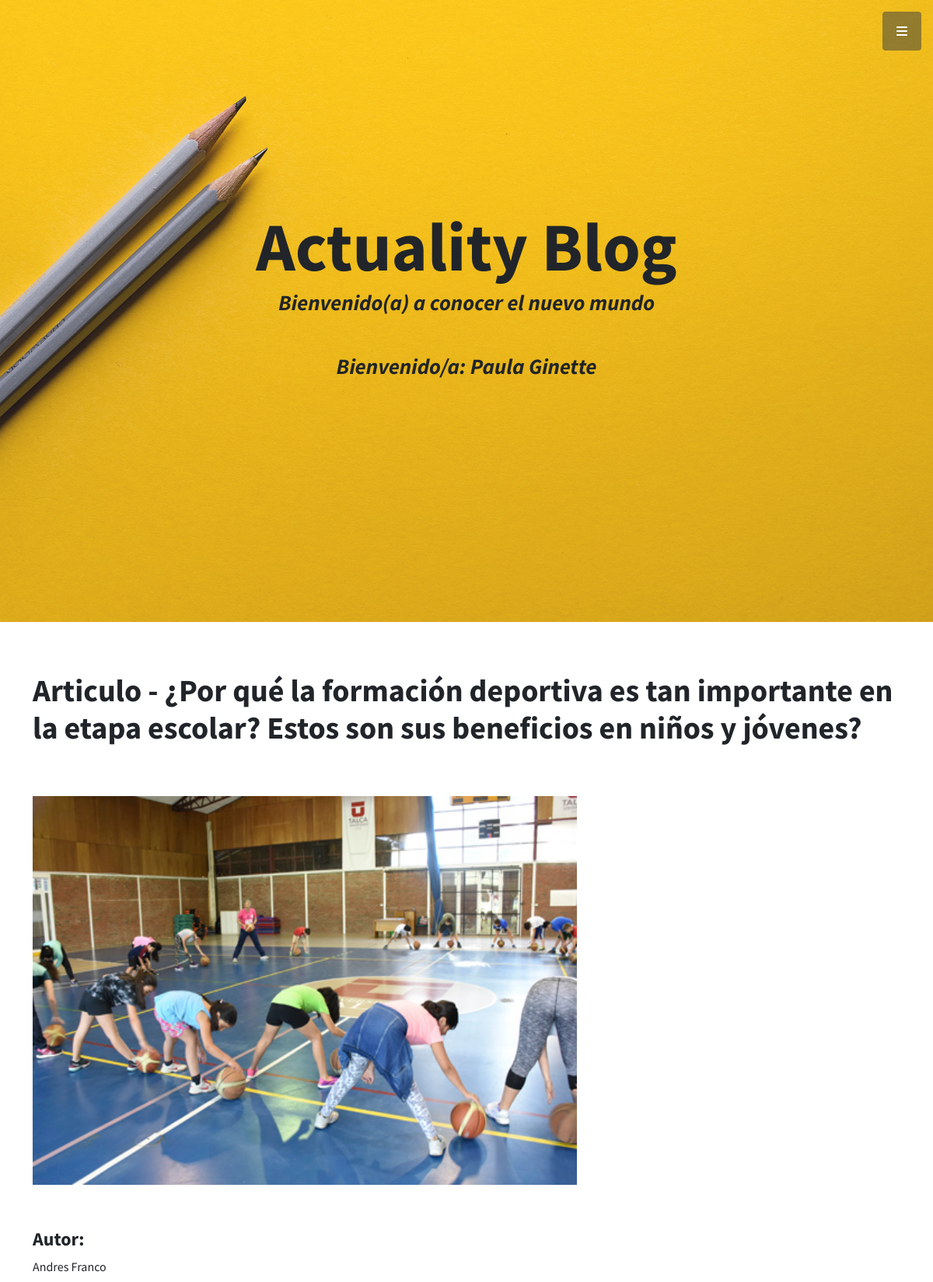
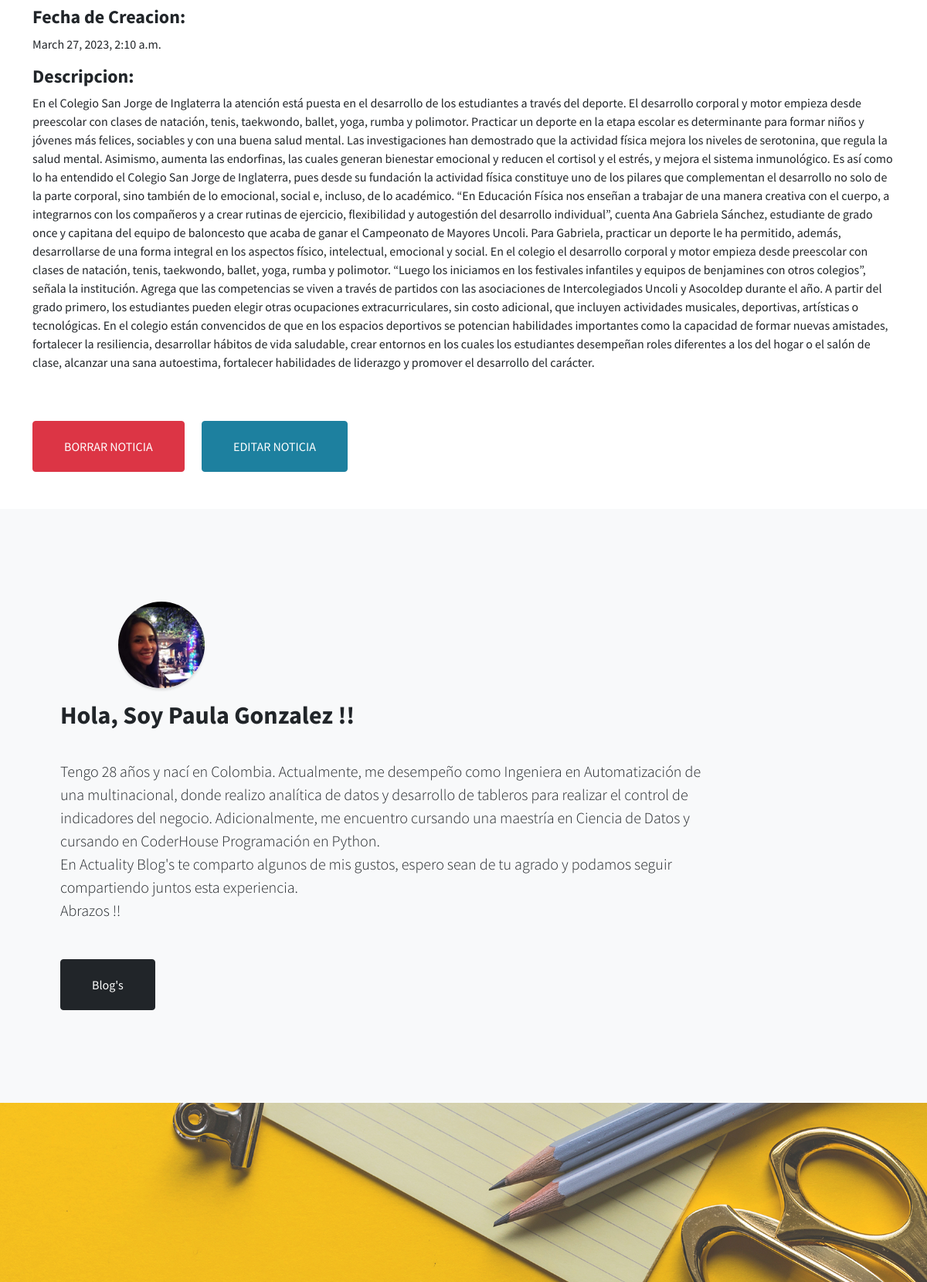
The page /entrenamientoDetalle/6/ (signed in, upper part) on the database its author committed (2 pictures, top to bottom).
### App/models.py (models this page shows)
class NoticiaBlog(models.Model):
    TipoNoticia = (
    ('mascotas','Mascotas'),
    ('viajes','Viajes'),
    ('tecnologia','Tecnologia'),
    ('entrenamiento','Entrenamiento'),
    )
    autor = models.CharField(max_length=300)
    categoriaN = models.CharField(max_length=20, choices=TipoNoticia, default='')
    encabezado = models.CharField(max_length=300)
    descripcion = models.TextField(null=False, blank=False)
    fechaCreacion = models.DateTimeField(auto_now_add=True)
    email = models.EmailField()
    imagenNoticias = models.ImageField(null=False, blank=False, upload_to="imagenes/")

### App/views.py (the view)
# urls.py: path('entrenamientoDetalle/<int:pk>/', views.entrenamientoDetalle.as_view(), name='entrenamiento'),
class entrenamientoDetalle(LoginRequiredMixin, DetailView):
    model = NoticiaBlog
    context_object_name = 'entrenamiento'
    template_name = 'App/EntrenamientoDetalle.html'

### App/templates/App/EntrenamientoDetalle.html (shortened to what this page needs)
{% extends 'App/index.html' %}
{% load static %}
{% block contenidoQueCambia %}
<br>
<br>
<div class="container text-left">
    <p><h1>Articulo - {{entrenamiento.encabezado}}</h1></p>
    <br>
    <br>
    {% if entrenamiento.imagenNoticias %}
        <p><img src="{{entrenamiento.imagenNoticias.url}}" width="700" height="500" alt=""></p>
    {% endif %}
    <br>
    <p><h4>Autor: </h4>{{entrenamiento.autor}}</p>
    <p><h4>Fecha de Creacion:</h4>{{entrenamiento.fechaCreacion}}</p>
    <p><h4>Descripcion:</h4>{{entrenamiento.descripcion}}</p>
    <br>
    <br>
    {% if request.user.is_superuser %}
    <a href="{% url 'App:Entrenamiento_Delete' entrenamiento.id %}"><button type="submit" id="submit" class="btn btn-danger btn-xl text-uppercase" data-bs-dismiss="modal" type="button">Borrar Noticia</button></a>
    <a href="{% url 'App:Entrenamiento_Edit' entrenamiento.id %}"><button type="submit" id="submit" class="btn btn-primary btn-xl text-uppercase" data-bs-dismiss="modal" type="button">Editar Noticia</button></a>
    {% endif %}
</div>
<br>
<br>
{% endblock %}

### App/templates/App/index.html (shortened to what this page needs)
<!DOCTYPE html>
<html lang="es">
    {% load static%}
    <head>
        <link href="https://cdnjs.cloudflare.com/ajax/libs/simple-line-icons/2.5.5/css/simple-line-icons.min.css" rel="stylesheet" />
        <link href="{% static 'App/css/styles.css' %}" rel="stylesheet" />
    </head>
    <body id="page-top">
        <a class="menu-toggle rounded" href="#"><i class="fas fa-bars"></i></a>
        <header class="masthead d-flex align-items-center">
            <div class="container px-4 px-lg-5 text-center">
                <h1 class="mb-1">Actuality Blog </h1>
                <h3 class="mb-5"><em>Bienvenido(a) a conocer el nuevo mundo</em></h3>
                <h3 class="mb-5"><em>Bienvenido/a: {{request.user.first_name}}  </em></h3>
            </div>
        </header>
        {% block contenidoQueCambia %}
        {% endblock %}
        <section class="content-section bg-light" id="about">
            <div class="container px-4 px-lg-5 text-left">
                    <div class="col-lg-3 col-md-6 mb-5 mb-lg-0">
                        <img class="service-icon rounded-circle mx-auto mb-3" src="{% static 'App/assets/img/aboutme.jpg' %}"alt="" />
                    </div>
                <div class="row gx-4 gx-lg-5 justify-content-left">
                    <div class="col-lg-10">
                        <h2>Hola, Soy Paula Gonzalez !! </h2>
                        <p class="lead mb-5">
                             <br>
                            Tengo 28 años y nací en Colombia. Actualmente, me desempeño como Ingeniera en Automatización de una multinacional, donde realizo analítica de datos y desarrollo de tableros para realizar el control de indicadores del negocio.
                             Adicionalmente, me encuentro cursando una maestría en Ciencia de Datos y cursando en CoderHouse Programación en Python.
                             <br>
                             En Actuality Blog's te comparto algunos de mis gustos, espero sean de tu agrado y podamos seguir compartiendo juntos esta experiencia.
                             <br>
                             Abrazos !!
                        </p>
                        <a class="btn btn-dark btn-xl" href="#portfolio">Blog's</a>
                    </div>
                </div>
            </div>
        </section>
        <section class="callout">
        </section>
    </body>
</html>

### rows shown on the page
NoticiaBlog: encabezado "¿Por qué la formación deportiva es tan importante en la etapa escolar? Estos son sus beneficios en niños y jóvenes?", imagenNoticias (picture), autor "Andres Franco", fechaCreacion "March 27, 2023, 2:10 a.m.", descripcion "En el Colegio San Jorge de Inglaterra la atención está puesta en el desarrollo de los estudiantes a través del deporte. El desarrollo corporal y motor empieza desde preescolar con clases de natación, tenis, taekwondo, ballet, yoga, rumba y polimotor. Practicar un deporte en la etapa escolar es determinante para formar niños y jóvenes más felices, sociables y con una buena salud mental. Las investigaciones han demostrado que la actividad física mejora los niveles de serotonina, que regula la salud mental. Asimismo, aumenta las endorfinas, las cuales generan bienestar emocional y reducen el cortisol y el estrés, y mejora el sistema inmunológico. Es así como lo ha entendido el Colegio San…"

### other values the page prints
{{ request.user.first_name }} "Paula Ginette"
